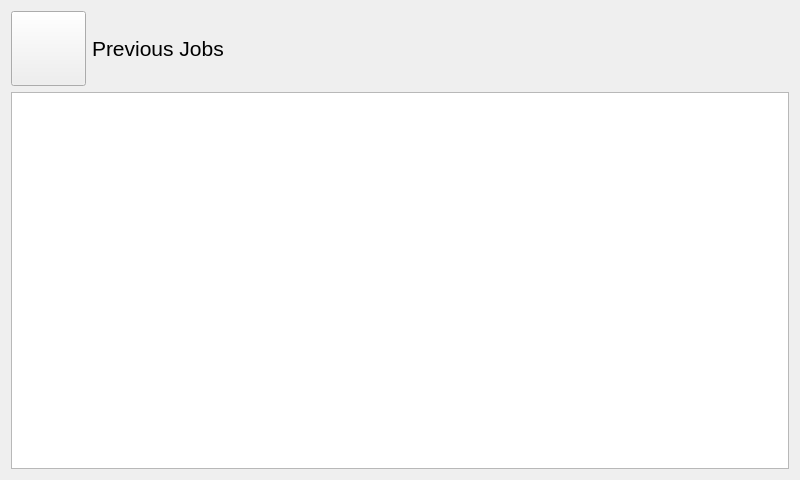
<?xml version="1.0" encoding="UTF-8"?>
<ui version="4.0">
 <class>Form</class>
 <widget class="QWidget" name="Form">
  <property name="geometry">
   <rect>
    <x>0</x>
    <y>0</y>
    <width>800</width>
    <height>480</height>
   </rect>
  </property>
  <property name="windowTitle">
   <string>Form</string>
  </property>
  <layout class="QGridLayout" name="gridLayout">
   <item row="0" column="0">
    <layout class="QVBoxLayout" name="verticalLayout">
     <item>
      <layout class="QHBoxLayout" name="horizontalLayout">
       <item>
        <widget class="QPushButton" name="but_back">
         <property name="sizePolicy">
          <sizepolicy hsizetype="Fixed" vsizetype="Fixed">
           <horstretch>0</horstretch>
           <verstretch>0</verstretch>
          </sizepolicy>
         </property>
         <property name="minimumSize">
          <size>
           <width>75</width>
           <height>75</height>
          </size>
         </property>
         <property name="text">
          <string/>
         </property>
        </widget>
       </item>
       <item>
        <widget class="QLabel" name="label">
         <property name="font">
          <font>
           <pointsize>16</pointsize>
          </font>
         </property>
         <property name="text">
          <string>Previous Jobs</string>
         </property>
        </widget>
       </item>
      </layout>
     </item>
     <item>
      <widget class="QTreeView" name="treeView">
       <property name="uniformRowHeights">
        <bool>true</bool>
       </property>
       <property name="itemsExpandable">
        <bool>false</bool>
       </property>
       <property name="sortingEnabled">
        <bool>true</bool>
       </property>
      </widget>
     </item>
    </layout>
   </item>
  </layout>
 </widget>
 <resources/>
 <connections/>
</ui>
